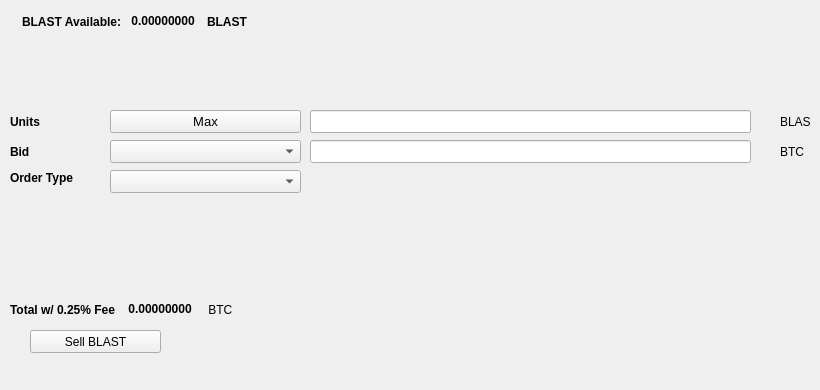
   <widget class="QWidget" name="SellTab">
    <attribute name="title">
     <string>Sell</string>
    </attribute>
    <widget class="QLabel" name="label_16">
     <property name="geometry">
      <rect>
       <x>780</x>
       <y>140</y>
       <width>31</width>
       <height>23</height>
      </rect>
     </property>
     <property name="text">
      <string>BTC</string>
     </property>
    </widget>
    <widget class="QComboBox" name="SellBidcomboBox">
     <property name="geometry">
      <rect>
       <x>110</x>
       <y>140</y>
       <width>191</width>
       <height>23</height>
      </rect>
     </property>
     <property name="font">
      <font>
       <pointsize>10</pointsize>
      </font>
     </property>
    </widget>
    <widget class="QLabel" name="label_18">
     <property name="geometry">
      <rect>
       <x>10</x>
       <y>110</y>
       <width>46</width>
       <height>23</height>
      </rect>
     </property>
     <property name="font">
      <font>
       <weight>75</weight>
       <bold>true</bold>
      </font>
     </property>
     <property name="text">
      <string>Units</string>
     </property>
    </widget>
    <widget class="QPushButton" name="Sell_Max_Amount">
     <property name="geometry">
      <rect>
       <x>110</x>
       <y>110</y>
       <width>191</width>
       <height>23</height>
      </rect>
     </property>
     <property name="font">
      <font>
       <pointsize>10</pointsize>
      </font>
     </property>
     <property name="text">
      <string>Max</string>
     </property>
    </widget>
    <widget class="QLabel" name="label_20">
     <property name="geometry">
      <rect>
       <x>10</x>
       <y>170</y>
       <width>91</width>
       <height>16</height>
      </rect>
     </property>
     <property name="font">
      <font>
       <weight>75</weight>
       <bold>true</bold>
      </font>
     </property>
     <property name="text">
      <string>Order Type</string>
     </property>
    </widget>
    <widget class="QComboBox" name="SellOrdertypeCombo">
     <property name="geometry">
      <rect>
       <x>110</x>
       <y>170</y>
       <width>191</width>
       <height>23</height>
      </rect>
     </property>
     <property name="font">
      <font>
       <pointsize>10</pointsize>
      </font>
     </property>
    </widget>
    <widget class="QLabel" name="label_21">
     <property name="geometry">
      <rect>
       <x>10</x>
       <y>140</y>
       <width>46</width>
       <height>23</height>
      </rect>
     </property>
     <property name="font">
      <font>
       <weight>75</weight>
       <bold>true</bold>
      </font>
     </property>
     <property name="text">
      <string>Bid</string>
     </property>
    </widget>
    <widget class="QLabel" name="label_22">
     <property name="geometry">
      <rect>
       <x>780</x>
       <y>110</y>
       <width>31</width>
       <height>23</height>
      </rect>
     </property>
     <property name="text">
      <string>BLAST</string>
     </property>
    </widget>
    <widget class="QLineEdit" name="UnitsInputBLAST">
     <property name="geometry">
      <rect>
       <x>310</x>
       <y>110</y>
       <width>441</width>
       <height>23</height>
      </rect>
     </property>
     <property name="font">
      <font>
       <pointsize>9</pointsize>
       <weight>75</weight>
       <bold>true</bold>
      </font>
     </property>
    </widget>
    <widget class="QLineEdit" name="SellBidPriceEdit">
     <property name="geometry">
      <rect>
       <x>310</x>
       <y>140</y>
       <width>441</width>
       <height>23</height>
      </rect>
     </property>
     <property name="font">
      <font>
       <pointsize>9</pointsize>
       <weight>75</weight>
       <bold>true</bold>
      </font>
     </property>
    </widget>
    <widget class="QPushButton" name="SellBLASTBTN">
     <property name="geometry">
      <rect>
       <x>30</x>
       <y>330</y>
       <width>131</width>
       <height>23</height>
      </rect>
     </property>
     <property name="text">
      <string>Sell BLAST</string>
     </property>
     <property name="icon">
      <iconset resource="../blastx">
       <normaloff>:/icons/bitcoin</normaloff>:/icons/bitcoin</iconset>
     </property>
    </widget>
    <widget class="QWidget" name="layoutWidget3">
     <property name="geometry">
      <rect>
       <x>22</x>
       <y>12</y>
       <width>258</width>
       <height>19</height>
      </rect>
     </property>
     <layout class="QHBoxLayout" name="horizontalLayout">
      <item>
       <widget class="QLabel" name="label232_2">
        <property name="font">
         <font>
          <weight>75</weight>
          <bold>true</bold>
         </font>
        </property>
        <property name="text">
         <string>BLAST Available:</string>
        </property>
       </widget>
      </item>
      <item>
       <widget class="QLabel" name="BLASTAvailableLabel">
        <property name="palette">
         <palette>
          <active>
           <colorrole role="WindowText">
            <brush brushstyle="SolidPattern">
             <color alpha="255">
              <red>0</red>
              <green>0</green>
              <blue>0</blue>
             </color>
            </brush>
           </colorrole>
           <colorrole role="Button">
            <brush brushstyle="SolidPattern">
             <color alpha="255">
              <red>0</red>
              <green>170</green>
              <blue>0</blue>
             </color>
            </brush>
           </colorrole>
           <colorrole role="Light">
            <brush brushstyle="SolidPattern">
             <color alpha="255">
              <red>0</red>
              <green>255</green>
              <blue>0</blue>
             </color>
            </brush>
           </colorrole>
           <colorrole role="Midlight">
            <brush brushstyle="SolidPattern">
             <color alpha="255">
              <red>0</red>
              <green>212</green>
              <blue>0</blue>
             </color>
            </brush>
           </colorrole>
           <colorrole role="Dark">
            <brush brushstyle="SolidPattern">
             <color alpha="255">
              <red>0</red>
              <green>85</green>
              <blue>0</blue>
             </color>
            </brush>
           </colorrole>
           <colorrole role="Mid">
            <brush brushstyle="SolidPattern">
             <color alpha="255">
              <red>0</red>
              <green>113</green>
              <blue>0</blue>
             </color>
            </brush>
           </colorrole>
           <colorrole role="Text">
            <brush brushstyle="SolidPattern">
             <color alpha="255">
              <red>0</red>
              <green>170</green>
              <blue>0</blue>
             </color>
            </brush>
           </colorrole>
           <colorrole role="BrightText">
            <brush brushstyle="SolidPattern">
             <color alpha="255">
              <red>255</red>
              <green>255</green>
              <blue>255</blue>
             </color>
            </brush>
           </colorrole>
           <colorrole role="ButtonText">
            <brush brushstyle="SolidPattern">
             <color alpha="255">
              <red>0</red>
              <green>0</green>
              <blue>0</blue>
             </color>
            </brush>
           </colorrole>
           <colorrole role="Base">
            <brush brushstyle="SolidPattern">
             <color alpha="255">
              <red>255</red>
              <green>255</green>
              <blue>255</blue>
             </color>
            </brush>
           </colorrole>
           <colorrole role="Window">
            <brush brushstyle="SolidPattern">
             <color alpha="255">
              <red>0</red>
              <green>170</green>
              <blue>0</blue>
             </color>
            </brush>
           </colorrole>
           <colorrole role="Shadow">
            <brush brushstyle="SolidPattern">
             <color alpha="255">
              <red>0</red>
              <green>0</green>
              <blue>0</blue>
             </color>
            </brush>
           </colorrole>
           <colorrole role="AlternateBase">
            <brush brushstyle="SolidPattern">
             <color alpha="255">
              <red>127</red>
              <green>212</green>
              <blue>127</blue>
             </color>
            </brush>
           </colorrole>
           <colorrole role="ToolTipBase">
            <brush brushstyle="SolidPattern">
             <color alpha="255">
              <red>255</red>
              <green>255</green>
              <blue>220</blue>
             </color>
            </brush>
           </colorrole>
           <colorrole role="ToolTipText">
            <brush brushstyle="SolidPattern">
             <color alpha="255">
              <red>0</red>
              <green>0</green>
              <blue>0</blue>
             </color>
            </brush>
           </colorrole>
          </active>
          <inactive>
           <colorrole role="WindowText">
            <brush brushstyle="SolidPattern">
             <color alpha="255">
              <red>0</red>
              <green>0</green>
              <blue>0</blue>
             </color>
            </brush>
           </colorrole>
           <colorrole role="Button">
            <brush brushstyle="SolidPattern">
             <color alpha="255">
              <red>0</red>
              <green>170</green>
              <blue>0</blue>
             </color>
            </brush>
           </colorrole>
           <colorrole role="Light">
            <brush brushstyle="SolidPattern">
             <color alpha="255">
              <red>0</red>
              <green>255</green>
              <blue>0</blue>
             </color>
            </brush>
           </colorrole>
           <colorrole role="Midlight">
            <brush brushstyle="SolidPattern">
             <color alpha="255">
              <red>0</red>
              <green>212</green>
              <blue>0</blue>
             </color>
            </brush>
           </colorrole>
           <colorrole role="Dark">
            <brush brushstyle="SolidPattern">
             <color alpha="255">
              <red>0</red>
              <green>85</green>
              <blue>0</blue>
             </color>
            </brush>
           </colorrole>
           <colorrole role="Mid">
            <brush brushstyle="SolidPattern">
             <color alpha="255">
              <red>0</red>
              <green>113</green>
              <blue>0</blue>
             </color>
            </brush>
           </colorrole>
           <colorrole role="Text">
            <brush brushstyle="SolidPattern">
             <color alpha="255">
              <red>0</red>
              <green>170</green>
              <blue>0</blue>
             </color>
            </brush>
           </colorrole>
           <colorrole role="BrightText">
            <brush brushstyle="SolidPattern">
             <color alpha="255">
              <red>255</red>
              <green>255</green>
              <blue>255</blue>
             </color>
            </brush>
           </colorrole>
           <colorrole role="ButtonText">
            <brush brushstyle="SolidPattern">
             <color alpha="255">
              <red>0</red>
              <green>0</green>
              <blue>0</blue>
             </color>
            </brush>
           </colorrole>
           <colorrole role="Base">
            <brush brushstyle="SolidPattern">
             <color alpha="255">
              <red>255</red>
              <green>255</green>
              <blue>255</blue>
             </color>
            </brush>
           </colorrole>
           <colorrole role="Window">
            <brush brushstyle="SolidPattern">
             <color alpha="255">
              <red>0</red>
              <green>170</green>
              <blue>0</blue>
             </color>
            </brush>
           </colorrole>
           <colorrole role="Shadow">
            <brush brushstyle="SolidPattern">
             <color alpha="255">
              <red>0</red>
              <green>0</green>
              <blue>0</blue>
             </color>
            </brush>
           </colorrole>
           <colorrole role="AlternateBase">
            <brush brushstyle="SolidPattern">
             <color alpha="255">
              <red>127</red>
              <green>212</green>
              <blue>127</blue>
             </color>
            </brush>
           </colorrole>
           <colorrole role="ToolTipBase">
            <brush brushstyle="SolidPattern">
             <color alpha="255">
              <red>255</red>
              <green>255</green>
              <blue>220</blue>
             </color>
            </brush>
           </colorrole>
           <colorrole role="ToolTipText">
            <brush brushstyle="SolidPattern">
             <color alpha="255">
              <red>0</red>
              <green>0</green>
              <blue>0</blue>
             </color>
            </brush>
           </colorrole>
          </inactive>
          <disabled>
           <colorrole role="WindowText">
            <brush brushstyle="SolidPattern">
             <color alpha="255">
              <red>0</red>
              <green>85</green>
              <blue>0</blue>
             </color>
            </brush>
           </colorrole>
           <colorrole role="Button">
            <brush brushstyle="SolidPattern">
             <color alpha="255">
              <red>0</red>
              <green>170</green>
              <blue>0</blue>
             </color>
            </brush>
           </colorrole>
           <colorrole role="Light">
            <brush brushstyle="SolidPattern">
             <color alpha="255">
              <red>0</red>
              <green>255</green>
              <blue>0</blue>
             </color>
            </brush>
           </colorrole>
           <colorrole role="Midlight">
            <brush brushstyle="SolidPattern">
             <color alpha="255">
              <red>0</red>
              <green>212</green>
              <blue>0</blue>
             </color>
            </brush>
           </colorrole>
           <colorrole role="Dark">
            <brush brushstyle="SolidPattern">
             <color alpha="255">
              <red>0</red>
              <green>85</green>
              <blue>0</blue>
             </color>
            </brush>
           </colorrole>
           <colorrole role="Mid">
            <brush brushstyle="SolidPattern">
             <color alpha="255">
              <red>0</red>
              <green>113</green>
              <blue>0</blue>
             </color>
            </brush>
           </colorrole>
           <colorrole role="Text">
            <brush brushstyle="SolidPattern">
             <color alpha="255">
              <red>0</red>
              <green>85</green>
              <blue>0</blue>
             </color>
            </brush>
           </colorrole>
           <colorrole role="BrightText">
            <brush brushstyle="SolidPattern">
             <color alpha="255">
              <red>255</red>
              <green>255</green>
              <blue>255</blue>
             </color>
            </brush>
           </colorrole>
           <colorrole role="ButtonText">
            <brush brushstyle="SolidPattern">
             <color alpha="255">
              <red>0</red>
              <green>85</green>
              <blue>0</blue>
             </color>
            </brush>
           </colorrole>
           <colorrole role="Base">
            <brush brushstyle="SolidPattern">
             <color alpha="255">
              <red>0</red>
              <green>170</green>
              <blue>0</blue>
             </color>
            </brush>
           </colorrole>
           <colorrole role="Window">
            <brush brushstyle="SolidPattern">
             <color alpha="255">
              <red>0</red>
              <green>170</green>
              <blue>0</blue>
             </color>
            </brush>
           </colorrole>
           <colorrole role="Shadow">
            <brush brushstyle="SolidPattern">
             <color alpha="255">
              <red>0</red>
              <green>0</green>
              <blue>0</blue>
             </color>
            </brush>
           </colorrole>
           <colorrole role="AlternateBase">
            <brush brushstyle="SolidPattern">
             <color alpha="255">
              <red>0</red>
              <green>170</green>
              <blue>0</blue>
             </color>
            </brush>
           </colorrole>
           <colorrole role="ToolTipBase">
            <brush brushstyle="SolidPattern">
             <color alpha="255">
              <red>255</red>
              <green>255</green>
              <blue>220</blue>
             </color>
            </brush>
           </colorrole>
           <colorrole role="ToolTipText">
            <brush brushstyle="SolidPattern">
             <color alpha="255">
              <red>0</red>
              <green>0</green>
              <blue>0</blue>
             </color>
            </brush>
           </colorrole>
          </disabled>
         </palette>
        </property>
        <property name="font">
         <font>
          <weight>75</weight>
          <bold>true</bold>
         </font>
        </property>
        <property name="text">
         <string> 0.00000000 </string>
        </property>
        <property name="textInteractionFlags">
         <set>Qt::LinksAccessibleByMouse|Qt::TextSelectableByKeyboard|Qt::TextSelectableByMouse</set>
        </property>
       </widget>
      </item>
      <item>
       <widget class="QLabel" name="labelBLAST">
        <property name="font">
         <font>
          <weight>75</weight>
          <bold>true</bold>
         </font>
        </property>
        <property name="text">
         <string>BLAST</string>
        </property>
       </widget>
      </item>
     </layout>
    </widget>
    <widget class="QWidget" name="layoutWidget">
     <property name="geometry">
      <rect>
       <x>10</x>
       <y>300</y>
       <width>268</width>
       <height>19</height>
      </rect>
     </property>
     <layout class="QHBoxLayout" name="horizontalLayout_2">
      <item>
       <widget class="QLabel" name="label_19">
        <property name="font">
         <font>
          <weight>75</weight>
          <bold>true</bold>
         </font>
        </property>
        <property name="text">
         <string>Total w/ 0.25% Fee </string>
        </property>
       </widget>
      </item>
      <item>
       <widget class="QLabel" name="SellCostLabel">
        <property name="palette">
         <palette>
          <active>
           <colorrole role="WindowText">
            <brush brushstyle="SolidPattern">
             <color alpha="255">
              <red>0</red>
              <green>0</green>
              <blue>0</blue>
             </color>
            </brush>
           </colorrole>
           <colorrole role="Button">
            <brush brushstyle="SolidPattern">
             <color alpha="255">
              <red>0</red>
              <green>170</green>
              <blue>0</blue>
             </color>
            </brush>
           </colorrole>
           <colorrole role="Light">
            <brush brushstyle="SolidPattern">
             <color alpha="255">
              <red>0</red>
              <green>255</green>
              <blue>0</blue>
             </color>
            </brush>
           </colorrole>
           <colorrole role="Midlight">
            <brush brushstyle="SolidPattern">
             <color alpha="255">
              <red>0</red>
              <green>212</green>
              <blue>0</blue>
             </color>
            </brush>
           </colorrole>
           <colorrole role="Dark">
            <brush brushstyle="SolidPattern">
             <color alpha="255">
              <red>0</red>
              <green>85</green>
              <blue>0</blue>
             </color>
            </brush>
           </colorrole>
           <colorrole role="Mid">
            <brush brushstyle="SolidPattern">
             <color alpha="255">
              <red>0</red>
              <green>113</green>
              <blue>0</blue>
             </color>
            </brush>
           </colorrole>
           <colorrole role="Text">
            <brush brushstyle="SolidPattern">
             <color alpha="255">
              <red>0</red>
              <green>170</green>
              <blue>0</blue>
             </color>
            </brush>
           </colorrole>
           <colorrole role="BrightText">
            <brush brushstyle="SolidPattern">
             <color alpha="255">
              <red>255</red>
              <green>255</green>
              <blue>255</blue>
             </color>
            </brush>
           </colorrole>
           <colorrole role="ButtonText">
            <brush brushstyle="SolidPattern">
             <color alpha="255">
              <red>0</red>
              <green>0</green>
              <blue>0</blue>
             </color>
            </brush>
           </colorrole>
           <colorrole role="Base">
            <brush brushstyle="SolidPattern">
             <color alpha="255">
              <red>255</red>
              <green>255</green>
              <blue>255</blue>
             </color>
            </brush>
           </colorrole>
           <colorrole role="Window">
            <brush brushstyle="SolidPattern">
             <color alpha="255">
              <red>0</red>
              <green>170</green>
              <blue>0</blue>
             </color>
            </brush>
           </colorrole>
           <colorrole role="Shadow">
            <brush brushstyle="SolidPattern">
             <color alpha="255">
              <red>0</red>
              <green>0</green>
              <blue>0</blue>
             </color>
            </brush>
           </colorrole>
           <colorrole role="AlternateBase">
            <brush brushstyle="SolidPattern">
             <color alpha="255">
              <red>127</red>
              <green>212</green>
              <blue>127</blue>
             </color>
            </brush>
           </colorrole>
           <colorrole role="ToolTipBase">
            <brush brushstyle="SolidPattern">
             <color alpha="255">
              <red>255</red>
              <green>255</green>
              <blue>220</blue>
             </color>
            </brush>
           </colorrole>
           <colorrole role="ToolTipText">
            <brush brushstyle="SolidPattern">
             <color alpha="255">
              <red>0</red>
              <green>0</green>
              <blue>0</blue>
             </color>
            </brush>
           </colorrole>
          </active>
          <inactive>
           <colorrole role="WindowText">
            <brush brushstyle="SolidPattern">
             <color alpha="255">
              <red>0</red>
              <green>0</green>
              <blue>0</blue>
             </color>
            </brush>
           </colorrole>
           <colorrole role="Button">
            <brush brushstyle="SolidPattern">
             <color alpha="255">
              <red>0</red>
              <green>170</green>
              <blue>0</blue>
             </color>
            </brush>
           </colorrole>
           <colorrole role="Light">
            <brush brushstyle="SolidPattern">
             <color alpha="255">
              <red>0</red>
              <green>255</green>
              <blue>0</blue>
             </color>
            </brush>
           </colorrole>
           <colorrole role="Midlight">
            <brush brushstyle="SolidPattern">
             <color alpha="255">
              <red>0</red>
              <green>212</green>
              <blue>0</blue>
             </color>
            </brush>
           </colorrole>
           <colorrole role="Dark">
            <brush brushstyle="SolidPattern">
             <color alpha="255">
              <red>0</red>
              <green>85</green>
              <blue>0</blue>
             </color>
            </brush>
           </colorrole>
           <colorrole role="Mid">
            <brush brushstyle="SolidPattern">
             <color alpha="255">
              <red>0</red>
              <green>113</green>
              <blue>0</blue>
             </color>
            </brush>
           </colorrole>
           <colorrole role="Text">
            <brush brushstyle="SolidPattern">
             <color alpha="255">
              <red>0</red>
              <green>170</green>
              <blue>0</blue>
             </color>
            </brush>
           </colorrole>
           <colorrole role="BrightText">
            <brush brushstyle="SolidPattern">
             <color alpha="255">
              <red>255</red>
              <green>255</green>
              <blue>255</blue>
             </color>
            </brush>
           </colorrole>
           <colorrole role="ButtonText">
            <brush brushstyle="SolidPattern">
             <color alpha="255">
              <red>0</red>
              <green>0</green>
              <blue>0</blue>
             </color>
            </brush>
           </colorrole>
           <colorrole role="Base">
            <brush brushstyle="SolidPattern">
             <color alpha="255">
              <red>255</red>
              <green>255</green>
              <blue>255</blue>
             </color>
            </brush>
           </colorrole>
           <colorrole role="Window">
            <brush brushstyle="SolidPattern">
             <color alpha="255">
              <red>0</red>
              <green>170</green>
              <blue>0</blue>
             </color>
            </brush>
           </colorrole>
           <colorrole role="Shadow">
            <brush brushstyle="SolidPattern">
             <color alpha="255">
              <red>0</red>
              <green>0</green>
              <blue>0</blue>
             </color>
            </brush>
           </colorrole>
           <colorrole role="AlternateBase">
            <brush brushstyle="SolidPattern">
             <color alpha="255">
              <red>127</red>
              <green>212</green>
              <blue>127</blue>
             </color>
            </brush>
           </colorrole>
           <colorrole role="ToolTipBase">
            <brush brushstyle="SolidPattern">
             <color alpha="255">
              <red>255</red>
              <green>255</green>
              <blue>220</blue>
             </color>
            </brush>
           </colorrole>
           <colorrole role="ToolTipText">
            <brush brushstyle="SolidPattern">
             <color alpha="255">
              <red>0</red>
              <green>0</green>
              <blue>0</blue>
             </color>
            </brush>
           </colorrole>
          </inactive>
          <disabled>
           <colorrole role="WindowText">
            <brush brushstyle="SolidPattern">
             <color alpha="255">
              <red>0</red>
              <green>85</green>
              <blue>0</blue>
             </color>
            </brush>
           </colorrole>
           <colorrole role="Button">
            <brush brushstyle="SolidPattern">
             <color alpha="255">
              <red>0</red>
              <green>170</green>
              <blue>0</blue>
             </color>
            </brush>
           </colorrole>
           <colorrole role="Light">
            <brush brushstyle="SolidPattern">
             <color alpha="255">
              <red>0</red>
              <green>255</green>
              <blue>0</blue>
             </color>
            </brush>
           </colorrole>
           <colorrole role="Midlight">
            <brush brushstyle="SolidPattern">
             <color alpha="255">
              <red>0</red>
              <green>212</green>
              <blue>0</blue>
             </color>
            </brush>
           </colorrole>
           <colorrole role="Dark">
            <brush brushstyle="SolidPattern">
             <color alpha="255">
              <red>0</red>
              <green>85</green>
              <blue>0</blue>
             </color>
            </brush>
           </colorrole>
           <colorrole role="Mid">
            <brush brushstyle="SolidPattern">
             <color alpha="255">
              <red>0</red>
              <green>113</green>
              <blue>0</blue>
             </color>
            </brush>
           </colorrole>
           <colorrole role="Text">
            <brush brushstyle="SolidPattern">
             <color alpha="255">
              <red>0</red>
              <green>85</green>
              <blue>0</blue>
             </color>
            </brush>
           </colorrole>
           <colorrole role="BrightText">
            <brush brushstyle="SolidPattern">
             <color alpha="255">
              <red>255</red>
              <green>255</green>
              <blue>255</blue>
             </color>
            </brush>
           </colorrole>
           <colorrole role="ButtonText">
            <brush brushstyle="SolidPattern">
             <color alpha="255">
              <red>0</red>
              <green>85</green>
              <blue>0</blue>
             </color>
            </brush>
           </colorrole>
           <colorrole role="Base">
            <brush brushstyle="SolidPattern">
             <color alpha="255">
              <red>0</red>
              <green>170</green>
              <blue>0</blue>
             </color>
            </brush>
           </colorrole>
           <colorrole role="Window">
            <brush brushstyle="SolidPattern">
             <color alpha="255">
              <red>0</red>
              <green>170</green>
              <blue>0</blue>
             </color>
            </brush>
           </colorrole>
           <colorrole role="Shadow">
            <brush brushstyle="SolidPattern">
             <color alpha="255">
              <red>0</red>
              <green>0</green>
              <blue>0</blue>
             </color>
            </brush>
           </colorrole>
           <colorrole role="AlternateBase">
            <brush brushstyle="SolidPattern">
             <color alpha="255">
              <red>0</red>
              <green>170</green>
              <blue>0</blue>
             </color>
            </brush>
           </colorrole>
           <colorrole role="ToolTipBase">
            <brush brushstyle="SolidPattern">
             <color alpha="255">
              <red>255</red>
              <green>255</green>
              <blue>220</blue>
             </color>
            </brush>
           </colorrole>
           <colorrole role="ToolTipText">
            <brush brushstyle="SolidPattern">
             <color alpha="255">
              <red>0</red>
              <green>0</green>
              <blue>0</blue>
             </color>
            </brush>
           </colorrole>
          </disabled>
         </palette>
        </property>
        <property name="font">
         <font>
          <weight>75</weight>
          <bold>true</bold>
         </font>
        </property>
        <property name="autoFillBackground">
         <bool>false</bool>
        </property>
        <property name="text">
         <string> 0.00000000</string>
        </property>
        <property name="textInteractionFlags">
         <set>Qt::LinksAccessibleByMouse|Qt::TextSelectableByMouse</set>
        </property>
       </widget>
      </item>
      <item>
       <widget class="QLabel" name="label_17">
        <property name="font">
         <font>
          <weight>50</weight>
          <bold>false</bold>
         </font>
        </property>
        <property name="text">
         <string> BTC</string>
        </property>
       </widget>
      </item>
     </layout>
    </widget>
    <widget class="QLabel" name="label_23">
     <property name="geometry">
      <rect>
       <x>460</x>
       <y>300</y>
       <width>281</width>
       <height>81</height>
      </rect>
     </property>
     <property name="text">
      <string/>
     </property>
     <property name="pixmap">
      <pixmap>:/images/bittrex</pixmap>
     </property>
    </widget>
   </widget>
